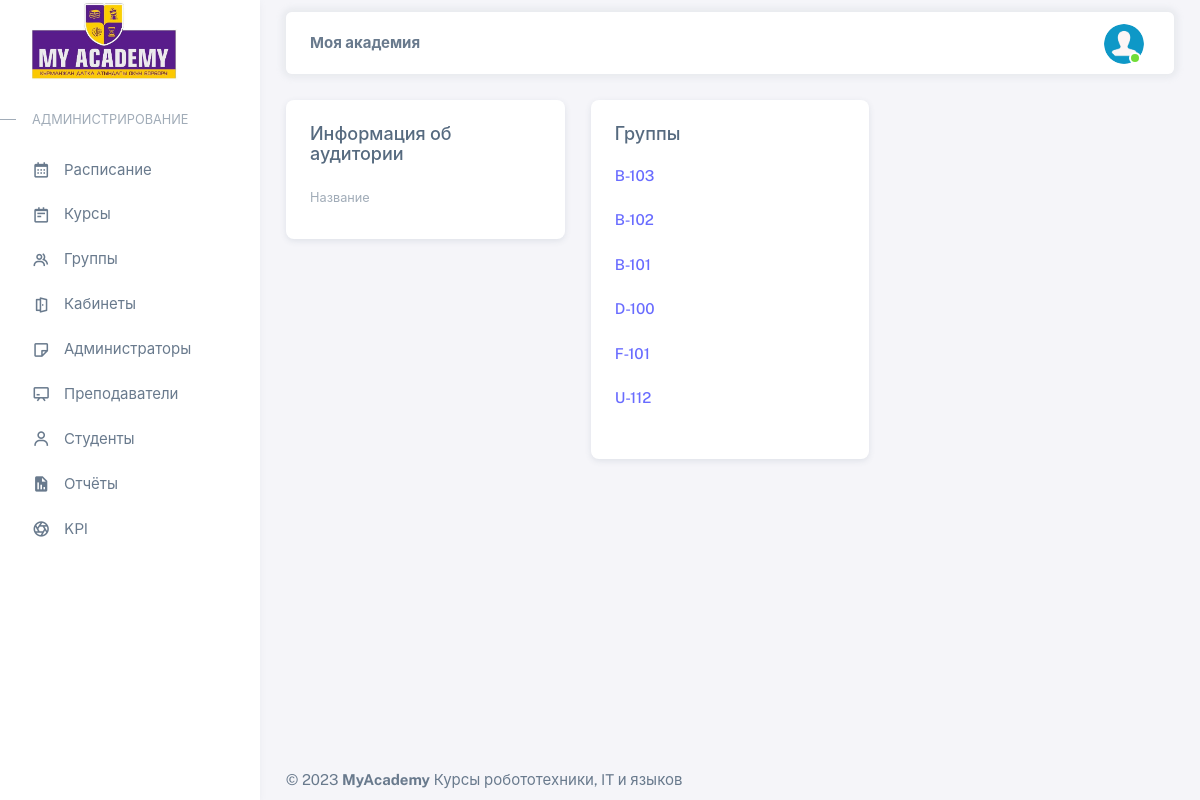
The app's page /room-detail/1/ (signed in) with its own data.
### apps/dashboard/models.py (models this page shows, shortened)
class Group(models.Model):
    title = models.CharField(max_length=40)
    course = models.ForeignKey(Course, on_delete=models.SET_NULL, null=True)
    days = models.ManyToManyField(WeekDays)
    color = models.CharField(max_length=10, null=True, default='#10D5D2')
    start_time = models.TimeField(auto_now_add=False, null=True)
    room = models.ForeignKey(Room, on_delete=models.SET_NULL, null=True)

### apps/dashboard/views.py (the view)
# urls.py: path('room-detail/<str:pk>/', room_detail, name='room-detail'),
def room_detail(request, pk):
    groups = Group.objects.filter(room__id=pk)
    context = {
        'groups': groups
    }
    return render(request, 'dashboard/room_detail.html', context)

### templates/dashboard/room_detail.html (shortened to what this page needs)
{% extends 'base.html' %}
{% load static %}
{% block content %}
<div class="content-wrapper">
    <div class="container-xxl flex-grow-1 container-p-y">
        <div class="row">
            <div class="col-md-12">
                <div class="row">
                    <div class="col-md-6 col-lg-4 order-1 mb-4">
                        <div class="card">
                          <div class="card-header d-flex align-items-center justify-content-between">
                            <h5 class="card-title m-0 me-2">Информация об аудитории</h5>
                          </div>
                          <div class="card-body">
                            <ul class="p-0 m-0">
                              <small class="text-muted d-block mb-1">Название</small>
                            </ul>
                          </div>
                        </div>
                      </div>
                    <div class="col-md-6 col-lg-4 order-2 mb-4">
                      <div class="card">
                        <div class="card-header d-flex align-items-center justify-content-between">
                          <h5 class="card-title m-0 me-2">Группы</h5>
                        </div>
                        <div class="card-body">
                          <ul class="p-0 m-0">
                             {% for group in groups %}
                             <li class="d-flex mb-4 pb-1">
                                <div class="d-flex w-100 flex-wrap align-items-center justify-content-between gap-2">
                                  <div class="me-2">
                                    <h6 class="mb-0"><a href="{% url 'group-detail' group.id %}">{{ group.title }}</a></h6>
                                  </div>
                                </div>
                              </li>
                             {% endfor %}
                          </ul>
                        </div>
                      </div>
                    </div>
                  </div>
            </div>
        </div>
    </div>
    {% include 'includes/footer.html' %}
</div>
{% endblock %}

### templates/base.html (style rules this page uses)
.content-wrapper { padding-bottom: 0px !important; }

### records on screen
Group: title "B-103"
Group: title "B-102"
Group: title "B-101"
Group: title "D-100"
Group: title "F-101"
Group: title "U-112"
